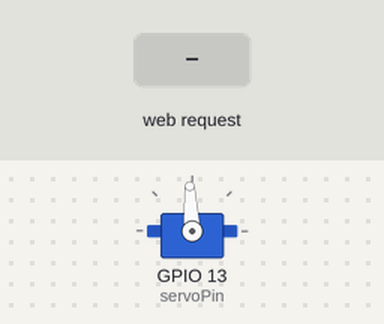
Bench run of a sketch on a simulated ESP32. Shown: servo. The inputs (shaded band) are chosen by the test bench. Servo pulses on a pin are drawn as a servo (544–2400 µs = 0–180°); what the sketch prints to the serial monitor is not drawn.

Above: at 1.2 s.
1.3 s: HTTP request GET /setServo?value=1 received
At 2.5 s:
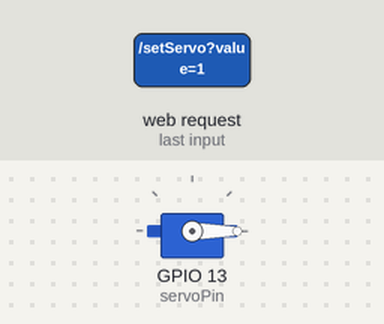
2.8 s: HTTP request GET /setServo?value=120 received
At 3.7 s:
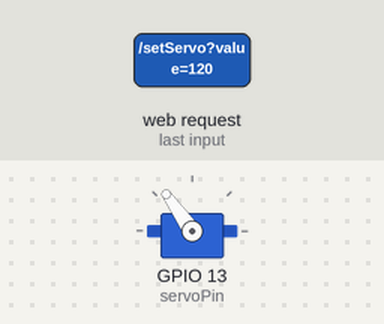
4.3 s: HTTP request GET /setServo?value=0 received
At 4.8 s:
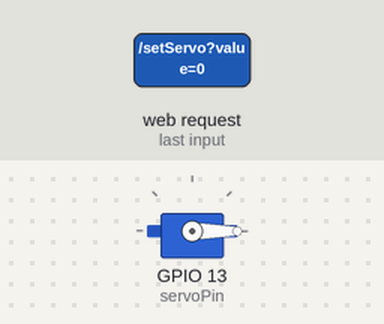
Timing chart, 0 to 7.3 s (numbered marks = the images above; inputs shaded):
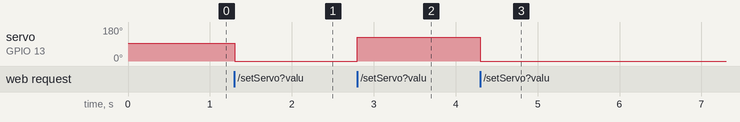

The sketch:

Esp32ServoWithWiFi_sep24a.ino
```cpp
#include <WiFi.h>
#include <WebServer.h>

const int servoPin = 13;

// PWM Settings
const int pwmFreq = 50;        // Servo အတွက် 50Hz
const int pwmResolution = 14;  // 14-bit resolution (0 မှ 16383 အထိ)
const int minDuty = 410;       // 0 ဒီဂရီအတွက် pulse (~0.5ms)
const int maxDuty = 2048;      // 180 ဒီဂရီအတွက် pulse (~2.5ms)

const char *ssid = "ESP32-Servo-Control";
const char *password = "MyPassword?";

WebServer server(80);

const char HTML_CONTENT[] PROGMEM = R"rawliteral(
<!DOCTYPE html>
<html>
<head>
  <meta name="viewport" content="width=device-width, initial-scale=1">
  <title>ESP32 Servo Control</title>
  <style>
    body { font-family: Arial, sans-serif; text-align: center; margin-top: 50px; background-color: #f2f4f8; }
    .slider-box { background: white; max-width: 350px; margin: auto; padding: 25px; border-radius: 12px; box-shadow: 0 4px 10px rgba(0,0,0,0.1); }
    .slider { width: 100%; height: 15px; border-radius: 5px; background: #ddd; outline: none; }
    #angleValue { font-size: 28px; font-weight: bold; color: #007bff; margin: 15px 0; }
  </style>
</head>
<body>
  <div class="slider-box">
    <h2>Servo Controller</h2>
    <p>Degree:</p>
    <div id="angleValue">90°</div>
    <input type="range" min="0" max="180" value="90" class="slider" id="servoSlider" oninput="updateServo(this.value)">
  </div>
  <script>
    function updateServo(val) {
      document.getElementById('angleValue').innerText = val + '°';
      fetch('/setServo?value=' + val);
    }
  </script>
</body>
</html>
)rawliteral";

// From Degree (0-180) to PWM Duty Cycle calculating Function
void setServoAngle(int angle) {
  angle = constrain(angle, 0, 180);
  int duty = map(angle, 0, 180, minDuty, maxDuty);
  ledcWrite(servoPin, duty); // IF it is use ESP32 core v3.x, direct write with pin number
}

void handleRoot() {
  server.send(200, "text/html", HTML_CONTENT);
}

void handleSetServo() {
  if (server.hasArg("value")) {
    int angle = server.arg("value").toInt();
    setServoAngle(angle);
    server.send(200, "text/plain", "OK");
  } else {
    server.send(400, "text/plain", "Missing Value");
  }
}

void setup() {
  Serial.begin(115200);

  // PWM Pin connection
  ledcAttach(servoPin, pwmFreq, pwmResolution);
  setServoAngle(90); // Start at 90 degree

  // Wi-Fi Access Point ဖွင့်ခြင်း
  WiFi.softAP(ssid, password);
  Serial.println("\n--- Wi-Fi Hotspot စတင်ပါပြီ ---");
  Serial.print("IP Address: ");
  Serial.println(WiFi.softAPIP());

  server.on("/", handleRoot);
  server.on("/setServo", handleSetServo);
  server.begin();
}

void loop() {
  server.handleClient();
}
```

Measured:
- after the input at 1.3 s, servo on GPIO 13 (servoPin): 93° → 0° at once
- after the input at 2.8 s, servo on GPIO 13 (servoPin): 0° → 125° at once
- after the input at 4.3 s, servo on GPIO 13 (servoPin): 125° → 0° at once
